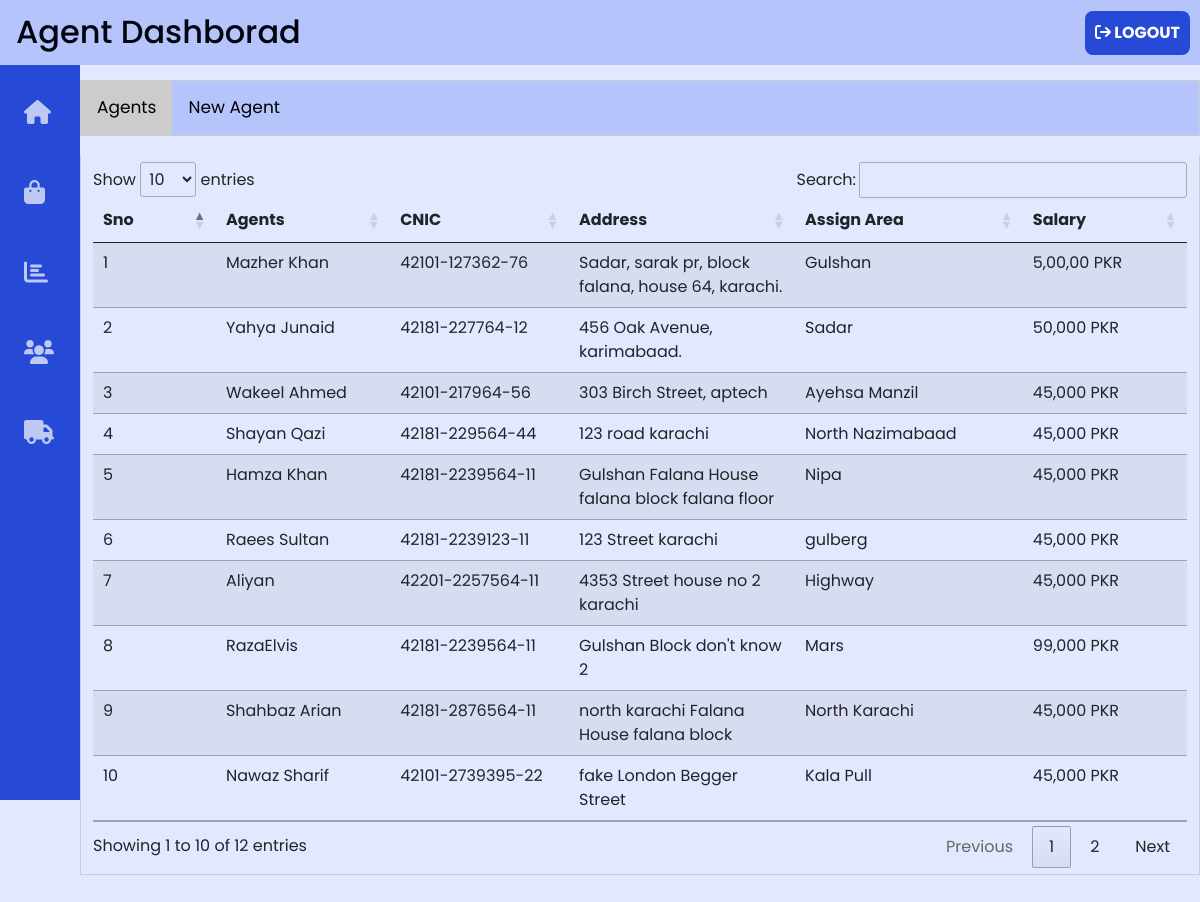
The page /agent/staff.php (signed in) on the database its author committed.
### tables this page shows
CREATE TABLE `agents` (
  `sno` int(11) NOT NULL,
  `agent` varchar(30) NOT NULL,
  `CNIC` varchar(20) NOT NULL,
  `address` varchar(50) NOT NULL,
  `assign_area` varchar(30) NOT NULL,
  `salary` varchar(20) NOT NULL
);

### agent/staff.php (the view, shortened to what this page needs)
<!doctype html>
<html lang="en">
<head>
    <link href="//cdn.datatables.net/1.13.6/css/jquery.dataTables.min.css" rel="stylesheet">
    <link href="https://cdn.jsdelivr.net/npm/bootstrap@5.0.2/dist/css/bootstrap.min.css" rel="stylesheet">
    <link rel="stylesheet" href="order.css">
    <link rel="stylesheet" href="https://cdnjs.cloudflare.com/ajax/libs/font-awesome/4.7.0/css/font-awesome.min.css">
    <link rel="stylesheet" href="https://cdnjs.cloudflare.com/ajax/libs/font-awesome/6.0.0/css/all.min.css" />
</head>
<body>
<nav class="navbar">
        <ul class="navbar-nav">
            <li class="nav-item">
                <a href="./index.php" class="nav-link">
                    <i class='fa fa-home icons'></i>
                </a>
            </li>
            <li class="nav-item">
                <a href="./new.php" class="nav-link">
                    <i class='fa fa-shopping-bag icons'></i>
                </a>
            </li>
            <li class="nav-item">
                <a href="./order.php" class="nav-link">
                    <i class='fa fa-bar-chart icons'></i>
                </a>
            </li>
            <li class="nav-item">
                <a href="./staff.php" class="nav-link">
                    <i class='fa fa-group icons'></i>
                </a>
            </li>
            <li class="nav-item">
                <a href="#" class="nav-link">
                    <i class='fa fa fa-truck icons'></i>
                </a>
            </li>
        </ul>
    </nav>
    <div class="top-bar">
        <h2>Agent Dashborad</h2>
        <button type="submit">
            <a href="/courier/agent/logout.php">
                <i class="fa fa-sign-out"></i> LOGOUT
            </a>
        </button>
    </div>
    <main>
        <div class="tab">
            <button class="tablinks" onclick="openCity(event, 'London')" id="defaultOpen">Agents</button>
            <button class="tablinks" onclick="openCity(event, 'Paris')">New Agent</button>
        </div>
        <div id="London" class="tabcontent">
            <div>
                <?php
                $servername = "localhost";
                $username = "root";
                $password = "";
                $database = "orders";
                $conn = mysqli_connect($servername, $username, $password, $database);
                $sql = "SELECT * FROM agents";
                $result = mysqli_query($conn, $sql);
                ?>
                <table class="table table-striped">
                    <thead>
                        <tr>
                            <th>Sno</th>
                            <th>Agents</th>
                            <th>CNIC</th>
                            <th>Address</th>
                            <th>Assign Area</th>
                            <th>Salary</th>
                        </tr>
                    </thead>
                    <tbody>
                        <?php
                        while ($row = mysqli_fetch_assoc($result)) {
                        ?>
                            <tr>
                                <td><?php echo $row['sno'] ?></td>
                                <td><?php echo $row['agent'] ?></td>
                                <td><?php echo $row['CNIC'] ?></td>
                                <td><?php echo $row['address'] ?></td>
                                <td><?php echo $row['assign_area'] ?></td>
                                <td><?php echo $row['salary'] ?></td>
                            </tr>
                        <?php } ?>
                    </tbody>
                </table>
            </div>
        </div>
    </main>
</body>
</html>

### agent/order.css (style rules this page uses)
:root { font-size: 16px; --background: #e2e8fe; --primary-color: #0933DC; --secondary-color: #B6C4FC; --accent: #274ad6; --accent-dark: #1f3caf; --text: #02040E; --white: #ffffff; --box-shadow: 10px 15px 15px 1px rgba(0, 0, 0, 0.14); }
body { margin: 0px; padding: 0px; background-color: var(--background); font-family: 'poppins'; }
main { margin-top: 5rem; margin-left: 5rem; margin-bottom: 5rem; }
table.dataTable thead>tr>th.sorting, table.dataTable thead>tr>th.sorting_asc, table.dataTable thead>tr>th.sorting_desc, table.dataTable thead>tr>th.sorting_asc_disabled, table.dataTable thead>tr>th.sorting_desc_disabled, table.dataTable thead>tr>td.sorting, table.dataTable thead>tr>td.sorting_asc, table.dataTable thead>tr>td.sorting_desc, table.dataTable thead>tr>td.sorting_asc_disabled, table.dataTable thead>tr>td.sorting_desc_disabled { cursor: pointer; position: relative; padding-right: 26px; }
.navbar { position: fixed; background-color: var(--accent); transition: width 600ms ease; overflow: hidden; z-index: 100; }
.navbar-nav { list-style: none; padding: 0; margin: 0; display: flex; flex-direction: column; align-items: center; height: 100%; }
.nav-item { width: 100%; }
.nav-link { display: flex; align-items: center; height: 5rem; color: rgb(255, 255, 255); text-decoration: none; filter: grayscale(100%) opacity(0.7); transition: var(--transition-speed); }
.nav-link>.icons { font-size: 1.5rem; margin-left: 1.5rem; color: rgb(255, 255, 255); }
@media only screen and (min-width: 600px) { .navbar { top: 0; width: 5rem; height: 100vh; } }
.top-bar { height: 65px; width: 100%; background-color: var(--secondary-color); position: fixed; top: 0; left: 0; display: flex; align-items: center; justify-content: space-between; z-index: 100; }
.top-bar h2 { margin: 0px; padding: 0px; color: var(--text); margin-left: 1rem; }
.top-bar button { margin: 0px; padding: 0px; padding: 10px; margin: 10px; border-radius: 0.5rem; border: none; background-color: var(--accent); }
.top-bar button a { color: white; text-decoration: none; font-weight: 700; }
.tab { overflow: hidden; border: 1px solid #ccc; background-color: var(--secondary-color); margin-bottom: 20px; }
.tab button { background-color: inherit; float: left; border: none; outline: none; cursor: pointer; padding: 14px 16px; transition: 0.3s; font-size: 17px; }
.tab button.active { background-color: #ccc; }
.tabcontent { display: none; padding: 6px 12px; border: 1px solid #ccc; border-top: none; }
.tabcontent { animation: fadeEffect 1s; }

### rows shown on the page
agents: sno "1", agent "Mazher Khan", CNIC "42101-127362-76", address "Sadar, sarak pr, block falana, house 64, karachi.", assign_area "Gulshan", salary "5,00,00 PKR"
agents: sno "2", agent "Yahya Junaid", CNIC "42181-227764-12", address "456 Oak Avenue, karimabaad.", assign_area "Sadar", salary "50,000 PKR"
agents: sno "3", agent "Wakeel Ahmed", CNIC "42101-217964-56", address "303 Birch Street, aptech", assign_area "Ayehsa Manzil", salary "45,000 PKR"
agents: sno "4", agent "Shayan Qazi", CNIC "42181-229564-44", address "123 road karachi", assign_area "North Nazimabaad", salary "45,000 PKR"
agents: sno "5", agent "Hamza Khan", CNIC "42181-2239564-11", address "Gulshan Falana House falana block falana floor", assign_area "Nipa", salary "45,000 PKR"
agents: sno "6", agent "Raees Sultan", CNIC "42181-2239123-11", address "123 Street karachi", assign_area "gulberg", salary "45,000 PKR"
agents: sno "7", agent "Aliyan", CNIC "42201-2257564-11", address "4353 Street house no 2 karachi", assign_area "Highway", salary "45,000 PKR"
agents: sno "8", agent "RazaElvis", CNIC "42181-2239564-11", address "Gulshan Block don't know 2", assign_area "Mars", salary "99,000 PKR"
agents: sno "9", agent "Shahbaz Arian", CNIC "42181-2876564-11", address "north karachi Falana House falana block", assign_area "North Karachi", salary "45,000 PKR"
agents: sno "10", agent "Nawaz Sharif", CNIC "42101-2739395-22", address "fake London Begger Street", assign_area "Kala Pull", salary "45,000 PKR"
